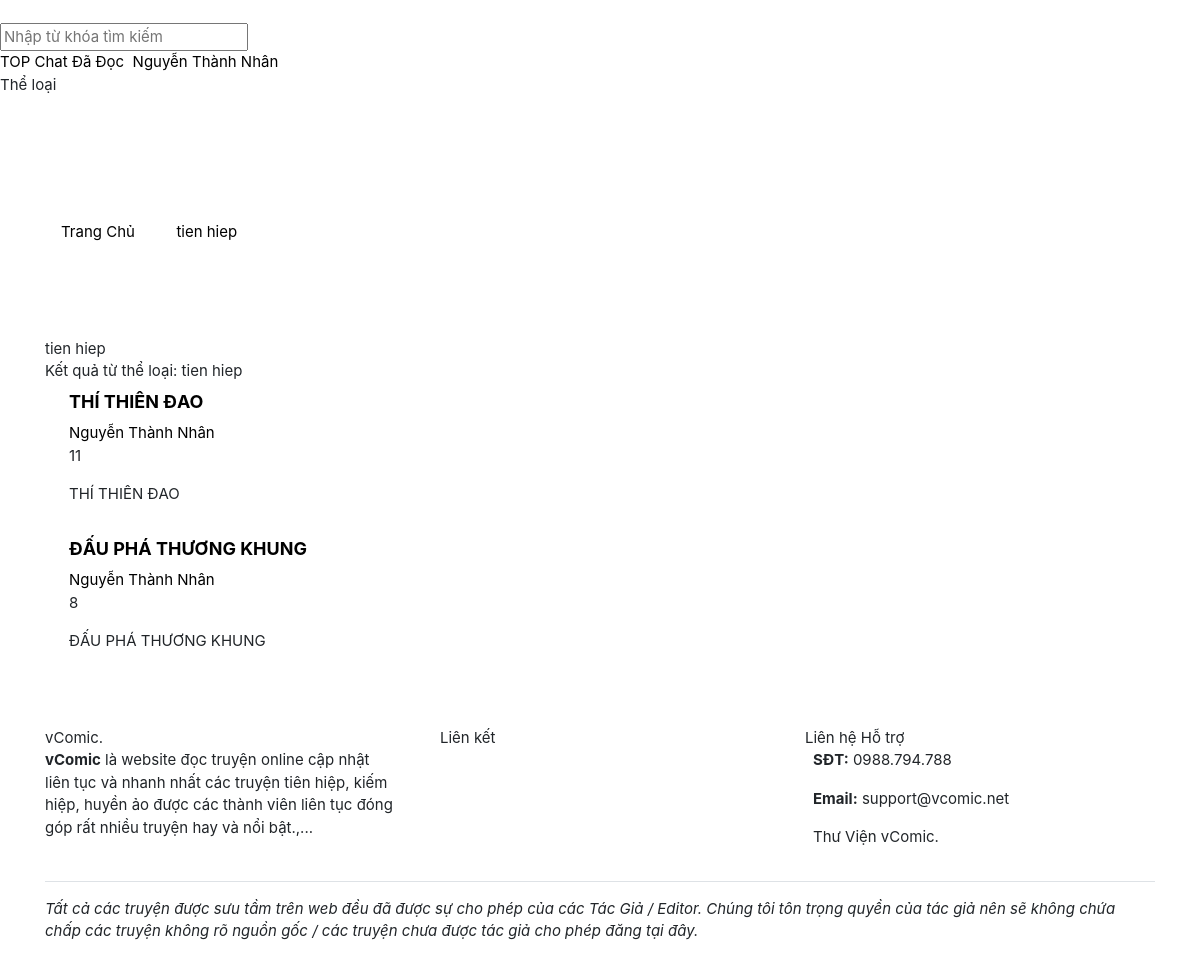
Screenshot of /tag/tien-hiep (signed in) with the database file from the repository.
### tables this page shows
CREATE TABLE `users` (
  `id` int(11) NOT NULL,
  `username` varchar(255) NOT NULL,
  `email` varchar(255) NOT NULL,
  `password` varchar(255) NOT NULL,
  `role` tinyint(4) NOT NULL DEFAULT 0,
  `vip` tinyint(4) NOT NULL DEFAULT 0,
  `fullname` varchar(255) NOT NULL,
  `gender` varchar(2) NOT NULL,
  `gold` int(11) NOT NULL DEFAULT 0,
  `coin` int(11) NOT NULL DEFAULT 0,
  `birthday` int(11) NOT NULL,
  `cover` varchar(255) NOT NULL,
  `avatar` varchar(255) NOT NULL,
  `recover_code` varchar(255) NOT NULL,
  `recover_time` int(11) NOT NULL,
  `login_at` int(11) NOT NULL,
  `created_at` int(11) NOT NULL
);

CREATE TABLE `tags` (
  `id` int(11) NOT NULL,
  `name` varchar(255) NOT NULL,
  `slug` varchar(255) NOT NULL
);

CREATE TABLE `tag_story` (
  `story_id` int(11) NOT NULL,
  `tag_id` int(11) NOT NULL
);

CREATE TABLE `stories` (
  `id` int(11) NOT NULL,
  `title` varchar(255) NOT NULL,
  `slug` varchar(255) NOT NULL,
  `summary` varchar(255) NOT NULL,
  `thumbnail` varchar(255) NOT NULL,
  `author` varchar(255) NOT NULL,
  `is_published` tinyint(4) NOT NULL DEFAULT 0,
  `is_completed` tinyint(4) NOT NULL DEFAULT 0,
  `views` int(11) NOT NULL DEFAULT 0,
  `user_id` int(11) NOT NULL,
  `category_id` int(11) NOT NULL,
  `created_at` int(11) NOT NULL
);

### system/routes.php (called while the page is built)
<?php
$routes = [
	'/' => 'home/home.php',
	'/login' => 'users/login.php',
	'/register' => 'users/register.php',
	'/logout' => 'users/logout.php',
	'/search' => 'search.php',
	'/chat' => 'chat/chat.php',
	'/chat/clear' => 'chat/chat.php?act=clear',
	'/chat/del/(.*)' => 'chat/chat.php?act=del&id=$1',
	'/chat/page/(.*)' => 'chat/chat.php?page=$1',
	'/category/(.*)/page/(.*)' => 'category/category.php?slug=$1&page=$2',
	'/category/(.*)' => 'category/category.php?slug=$1',
	'/tag/(.*)/page/(.*)' => 'tag/tag.php?slug=$1&page=$2',
	'/tag/(.*)' => 'tag/tag.php?slug=$1',
	'/story/read' => 'story/read.php',
	'/story/read/page/(.*)' => 'story/read.php?page=$1',
	'/story/(.*)/like' => 'story/story.php?slug=$1&act=like',
	'/story/(.*)/unlike' => 'story/story.php?slug=$1&act=unlike',
	'/story/(.*)/nomination' => 'story/story.php?slug=$1&act=nomination',
	'/story/(.*)/(.*)' => 'chapter/chapter.php?slug=$2',
	'/story/(.*)' => 'story/story.php?slug=$1',
	'/works/story/new' => 'work/createStory.php',
	'/works/(.*)/new' => 'work/createChapter.php?slug=$1',
	'/profile' => 'users/profile.php',
	'/profile/page/(.*)' => 'users/profile.php?page=$1',
	'/profile/avatar' => 'users/avatar.php',
	'/profile/cover' => 'users/cover.php',
	'/profile/settings' => 'users/settings.php',
	'/profile/password' => 'users/change_password.php',
	'/users/recover' => 'users/recover.php',
	'/users/recover/set/(.*)/(.*)' => 'users/recover.php?act=set&username=$1&recover_code=$2',
	'/(.*)/page/(.*)' => 'users/index.php?username=$1&page=$2',
	'/(.*)/follow' => 'users/index.php?username=$1&act=follow',
	'/(.*)/unfollow' => 'users/index.php?username=$1&act=unfollow',
	'/(.*)' => 'users/index.php?username=$1',
];

### modules/tag/tag.php (called while the page is built, shortened)
<?php
require_once('system/bootstrap.php');
$data = get_tag($slug);
if (count_story_tags($data['id'])) {
	$list_stories = get_stories_tag($data['id'], count_story_tags($data['id']));
}
require_once('themes/' . THEME . '/layout/head.php');
require_once('themes/' . THEME . '/templates/tag/tag.php');
require_once('themes/' . THEME . '/layout/end.php');

### system/bootstrap.php (called while the page is built, shortened)
<?php
require_once('functions.php');
require_once('routes.php');
if (isset($_SESSION['username'])) {
    $username = trim($_SESSION['username']);
    $_user = get_info($username);
    if ($_user) {
        $user = $_user;
        $user_id = $user['id'];
    }
}

### system/functions.php (called while the page is built, shortened)
<?php
function cut_string($string = '', $size = 100, $link = ' [...]')
{
    $string = strip_tags(trim($string));
    $strlen = strlen($string);
    $str    = substr($string, $size, 20);
    $exp    = explode(" ", $str);
    $sum    = count($exp);
    $yes    = "";
    for($i=0; $i<$sum; $i++)
    {
        if($yes == ""){
            $a = strlen($exp[$i]);
            if($a == 0) { $yes = "no"; $a = 0; }
        }
    }
    $sub = substr($string, 0, $size+$a);
    return $sub;
}

### themes/colab/templates/tag/tag.php (the view, shortened to what this page needs)
<section class="container-fluid mt-5 pt-3">
    <div class="container">
        <div class="row">
            <div class="col-md-12">
                <nav aria-label="breadcrumb">
                    <ul class="breadcrumb">
                        <li class="breadcrumb-item">
                            <a href="/">
                                <span>Trang Chủ</span>
                            </a>
                        </li>
                        <li class="breadcrumb-item">
                            <a href="#">
                                <span><?= $data['name'] ?></span>
                            </a>
                        </li>
                    </ul>
                </nav>
            </div>
        </div>
    </div>
</section>
<section class="view-search pt-2 mb-3">
    <div class="container">
        <div class="free-title">
            <div class="content"><?= $data['name'] ?></div>
            <div class="desc">
                Kết quả từ thể loại: <?= $data['name'] ?>
            </div>
        </div>
        <div class="custom-list-group">
<?php if (count_story_tags($data['id'])): ?>
    <?php foreach ($list_stories as $data_story): ?>
            <div class="item">
                <div class="story-sm">
                    <div class="content px-md-2 pt-md-2 pl-md-4 pb-md-2" style="overflow: hidden; height: max-content">
                        <a href="/story/<?= $data_story['slug'] ?>" class="title font-weight-bold" style="font-size:18px; line-height: 1.2">
                            <?= $data_story['title'] ?>
                        </a>
                        <div class="info mt-2 small-text">
                            <div class="author">
                                <a href="/<?= get_info_id($data_story['user_id'])['username'] ?>"><?= get_info_id($data_story['user_id'])['fullname'] ?></a>
                            </div>
                            <span class="view"><i class="fas fa-eye"></i> <?= $data_story['views'] ?></span>
                        </div>
                        <div class="desc my-3"><?= cut_string(nl2br($data_story['summary'])) ?></div>
                    </div>
                </div>
            </div>
    <?php endforeach ?>
<?php else: ?>
            <div class="item">
                Không có truyện nào cho thể loại <b><?= $data['name'] ?></b>
            </div>
<?php endif ?>
        </div>
    </div>
</section>

### index.php (shortened to what this page needs)
<?php
require_once('system/bootstrap.php');
$uri = $_SERVER['REQUEST_URI'];
foreach ($routes as $key => $value) {
	if (preg_match('#^' . $key . '$#', $uri)) {
		$uri = preg_replace('#^' . $key . '$#', $value, $uri);
		$a = explode('?', $uri, 2);
		$slug = isset($_GET['slug']) ? $_GET['slug'] : '';
		require_once('modules/' . $a[0]);
		exit;
	}
}

### themes/colab/layout/head.php (shortened to what this page needs)
<!DOCTYPE html>
<html lang="vi">
<head>
	<link rel="stylesheet" href="<?= SITE_URL ?>/assets/css/all.min.css?ver=<?= VERSION ?>" />
	<link rel="stylesheet" href="<?= SITE_URL ?>/assets/css/bootstrap.min.css?ver=<?= VERSION ?>" />
	<link rel="stylesheet" href="<?= SITE_URL ?>/themes/<?= THEME ?>/css/swiper.min.css?ver=<?= VERSION ?>" />
	<link rel="stylesheet" href="<?= SITE_URL ?>/themes/<?= THEME ?>/css/custom.css?ver=<?= VERSION ?>" />
</head>
<body>
    <header style="margin-bottom: 52px;">
        <nav class="custom-nav">
            <div class="custom-nav-brand">
                <a href="/" class="text-white">vComic.</a>
            </div>
            <div class="custom-nav-search">
                <form method="GET">
                    <input type="text" class="nav-search-input" name="search" id="search" placeholder="Nhập từ khóa tìm kiếm" />
                </form>
            </div>
            <div class="custom-nav-item">
                <div class="custom-nav-list">
                    <a class="item" href="/top">
                        <i class="far fa-hashtag"></i> TOP
                    </a>
    <?php if ($user_id): ?>
                    <a class="item" href="/chat">
                        <i class="fal fa-comment-alt-lines"></i> Chat
                    </a>
                    <a class="item" href="/story/read">
                        <i class="far fa-history"></i> Đã Đọc
                    </a>
                    <a class="item" href="/profile">
                        <img class="lazy avatar-sm" data-original="/uploads/avatar/<?= $user['avatar'] ?>?t=<?= time() ?>"> <?= $user['fullname'] ?>
                    </a>
    <?php endif ?>
                    <div class="item cursor">
                        <i class="fal fa-list"></i> <span class="list-title">Thể loại</span>
                        <div class="more-item category">
                            <div class="row text-center">
    <?php if (get_categories()): ?>
    <?php foreach (get_categories() as $list_cate): ?>
                                <div class="col-6 sub px-2">
                                    <a href="/category/<?= $list_cate['slug'] ?>" class="text-white"><?= $list_cate['name'] ?></a>
                                </div>
    <?php endforeach ?>
    <?php else: ?>
                                <div class="col-12 sub px-2">
                                    <a href="#" class="text-white">Chưa có danh mục nào!</a>
                                </div>
    <?php endif ?>
                            </div>
                        </div>
                    </div>
                </div>
            </div>
        </nav>
    </header>

### rows the page displays
users: fullname "Nguyễn Thành Nhân"
tags: name "tien hiep"
tag_story: story.title "THÍ THIÊN ĐAO", story.fullname "Nguyễn Thành Nhân", story.views "11", story.summary "THÍ THIÊN ĐAO"
tag_story: story.title "ĐẤU PHÁ THƯƠNG KHUNG", story.fullname "Nguyễn Thành Nhân", story.views "8", story.summary "ĐẤU PHÁ THƯƠNG KHUNG"
